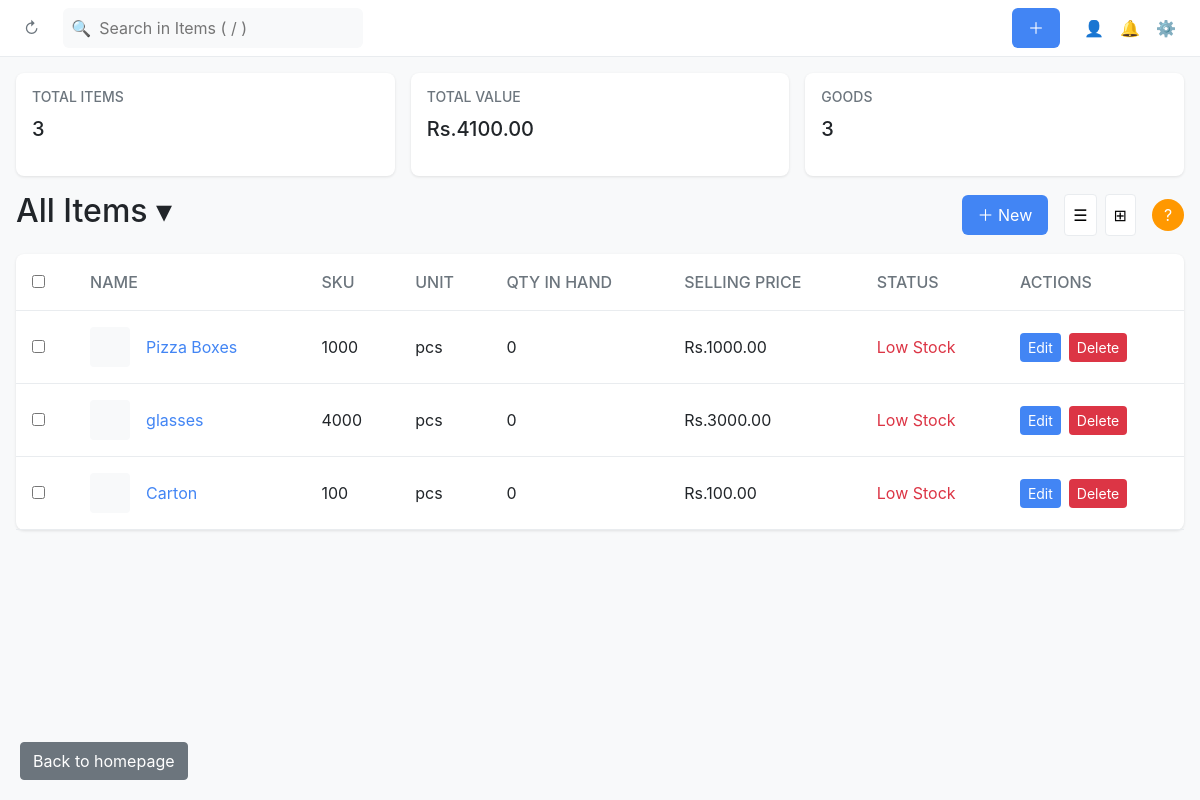
Screenshot of /items (signed in) with the database file from the repository.
### app.py (models this page shows)
class Item(db.Model):
    id = db.Column(db.Integer, primary_key=True)
    name = db.Column(db.String(100), nullable=False)
    sku = db.Column(db.String(50))
    unit = db.Column(db.String(20), nullable=False)
    returnable = db.Column(db.Boolean, default=True)
    selling_price = db.Column(db.Float)
    cost_price = db.Column(db.Float)
    tax_rate = db.Column(db.Float)
    quantity_in_hand = db.Column(db.Integer, default=0)
    quantity_to_receive = db.Column(db.Integer, default=0)
    reorder_point = db.Column(db.Integer, default=10)

### app.py (the view)
@app.route('/items')
@admin_required
@login_required
def item_list():
    items = Item.query.all()
    total_items = len(items)
    total_value = sum(item.selling_price for item in items if item.selling_price)
    item_types = {
        "Goods": Item.query.count()
    }
    flash(f"Viewing list of {total_items} items.", "info")
    return render_template(
        "item_list.html",
        items=items,
        total_items=total_items,
        total_value=total_value,
        item_types=item_types,
        show_sidebar=True
    )

### app.py (called while the page is built)
def admin_required(f):
    @wraps(f)
    def decorated_function(*args, **kwargs):
        if not current_user.is_authenticated:
            flash("Please login to access this page.", "error")
            return redirect(url_for("loginFunction"))
        if current_user.role != "admin":
            flash("Access denied: Admin privileges required for this operation.", "error")
            return redirect(url_for("dashboard"))
        return f(*args, **kwargs)
    return decorated_function

@login_manager.user_loader
def load_user(user_id):
    return db.session.get(User, int(user_id))

### templates/item_list.html (shortened to what this page needs)
<!DOCTYPE html>
<html lang="en">
<head>
    <link href="https://cdn.jsdelivr.net/npm/bootstrap@5.1.3/dist/css/bootstrap.min.css" rel="stylesheet">
</head>
<body>
    <nav class="navbar">
        <button class="icon-button">↻</button>
        <div class="search-container">
            <span>🔍</span>
            <input type="text" placeholder="Search in Items ( / )">
        </div>
        <a href="{{ url_for('item_form') }}" class="new-button" style="text-decoration: none;">＋</a>
        <button class="icon-button">👤</button>
        <button class="icon-button">🔔</button>
        <button class="icon-button">⚙️</button>
    </nav>
    <div class="content">
        <div class="summary-stats">
            <div class="stat-card">
                <h3>TOTAL ITEMS</h3>
                <p>{{ total_items }}</p>
            </div>
            <div class="stat-card">
                <h3>TOTAL VALUE</h3>
                <p>Rs.{{ "%.2f"|format(total_value) }}</p>
            </div>
            {% for type, count in item_types.items() %}
            <div class="stat-card">
                <h3>{{ type|upper }}</h3>
                <p>{{ count }}</p>
            </div>
            {% endfor %}
        </div>
        <div class="header">
            <h2>All Items ▾</h2>
            <div style="display: flex; align-items: center;">
                <a href="{{ url_for('item_form') }}" class="new-button" style="text-decoration: none;">＋ New</a>
                <div class="view-toggle">
                    <button>☰</button>
                    <button>⊞</button>
                </div>
                <button class="help-button">?</button>
            </div>
        </div>
        <div class="table-container">
            <table>
                <thead>
                    <tr>
                        <th><input type="checkbox"></th>
                        <th>NAME</th>
                        <th>SKU</th>
                        <th>UNIT</th>
                        <th>QTY IN HAND</th>
                        <th>SELLING PRICE</th>
                        <th>STATUS</th>
                        <th>ACTIONS</th>
                    </tr>
                </thead>
                <tbody>
                    {% for item in items %}
                    <tr>
                        <td><input type="checkbox"></td>
                        <td>
                            <div class="name-cell">
                                <div class="item-image"></div>
                                <a href="#" class="item-name">{{ item.name }}</a>
                            </div>
                        </td>
                        <td>{{ item.sku }}</td>
                        <td>{{ item.unit }}</td>
                        <td>{{ item.quantity_in_hand }}</td>
                        <td>Rs.{{ "%.2f"|format(item.selling_price) }}</td>
                        <td>
                            {% if item.quantity_in_hand <= item.reorder_point %}
                                <span style="color: #dc3545;">Low Stock</span>
                            {% elif item.quantity_in_hand == 0 %}
                                <span style="color: #dc3545;">Out of Stock</span>
                            {% else %}
                                <span style="color: #28a745;">In Stock</span>
                            {% endif %}
                        </td>
                        <td>
                            <div class="action-buttons">
                                <button class="action-button edit-button"
                                        onclick="openEditModal({{ item.id }}, '{{ item.name }}', '{{ item.sku }}',
                                        '{{ item.unit }}', {{ item.quantity_in_hand }}, {{ item.reorder_point }},
                                        {{ item.selling_price }}, {{ item.cost_price or 'null' }},
                                        {{ item.tax_rate or 'null' }}, {{ 'true' if item.returnable else 'false' }})">
                                    Edit
                                </button>
                                <button class="action-button delete-button"
                                        onclick="confirmDelete({{ item.id }}, '{{ item.name }}')">
                                    Delete
                                </button>
                            </div>
                        </td>
                    </tr>
                    {% endfor %}
                </tbody>
            </table>
        </div>
    </div>
    <div style="position: fixed; bottom: 20px; left: 20px;">
        <a href="{{url_for('home')}}" class="btn btn-secondary">Back to homepage</a>
    </div>
</body>
</html>

### templates/item_list.html (style rules this page uses)
* { margin: 0; padding: 0; box-sizing: border-box; font-family: -apple-system, BlinkMacSystemFont, "Segoe UI", Roboto, sans-serif; }
body { background-color: #f8f9fa; }
.navbar { display: flex; align-items: center; padding: 0.5rem 1rem; background: white; border-bottom: 1px solid #e9ecef; position: sticky; top: 0; z-index: 100; }
.search-container { display: flex; align-items: center; background: #f8f9fa; border-radius: 6px; padding: 0.5rem; margin: 0 1rem; width: 300px; }
.search-container input { border: none; background: transparent; margin-left: 0.5rem; width: 100%; outline: none; }
.icon-button { background: none; border: none; padding: 0.5rem; cursor: pointer; color: #6c757d; }
.new-button { background: #4285f4; color: white; border: none; padding: 0.5rem 1rem; border-radius: 6px; cursor: pointer; margin-right: 1rem; }
.content { padding: 1rem; }
.header { display: flex; justify-content: space-between; align-items: center; margin-bottom: 1rem; }
.table-container { background: white; border-radius: 8px; box-shadow: 0 1px 3px rgba(0,0,0,0.1); }
table { width: 100%; border-collapse: collapse; }
th, td { padding: 1rem; text-align: left; border-bottom: 1px solid #e9ecef; }
th { color: #6c757d; font-weight: 500; }
.item-name { color: #4285f4; text-decoration: none; }
.item-image { width: 40px; height: 40px; background: #f8f9fa; border-radius: 4px; margin-right: 1rem; }
.name-cell { display: flex; align-items: center; }
.view-toggle { display: flex; gap: 0.5rem; margin-right: 1rem; }
.view-toggle button { padding: 0.5rem; background: white; border: 1px solid #e9ecef; border-radius: 4px; cursor: pointer; }
.help-button { background: #ff9800; color: white; border: none; width: 32px; height: 32px; border-radius: 50%; display: flex; align-items: center; justify-content: center; cursor: pointer; }
.summary-stats { display: flex; gap: 1rem; margin-bottom: 1rem; }
.stat-card { background: white; padding: 1rem; border-radius: 8px; box-shadow: 0 1px 3px rgba(0,0,0,0.1); flex: 1; }
.stat-card h3 { color: #6c757d; font-size: 0.875rem; margin-bottom: 0.5rem; }
.stat-card p { font-size: 1.25rem; font-weight: 500; }
.action-buttons { display: flex; gap: 0.5rem; }
.action-button { padding: 0.25rem 0.5rem; border-radius: 4px; cursor: pointer; border: none; font-size: 0.875rem; }
.edit-button { background: #4285f4; color: white; }
.delete-button { background: #dc3545; color: white; }

### rows the page displays
Item: name "Pizza Boxes", sku "1000", unit "pcs", quantity_in_hand "0", selling_price "1000.00", reorder_point "Low Stock"
Item: name "glasses", sku "4000", unit "pcs", quantity_in_hand "0", selling_price "3000.00", reorder_point "Low Stock"
Item: name "Carton", sku "100", unit "pcs", quantity_in_hand "0", selling_price "100.00", reorder_point "Low Stock"

### other values shown
{{ total_items }} "3"
{{ "%.2f"|format(total_value) }} "4100.00"
{{ type|upper }} "GOODS"
{{ count }} "3"
